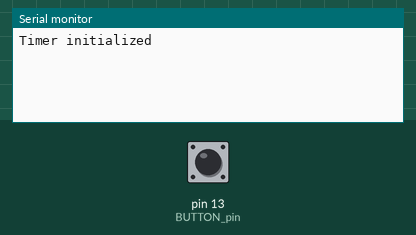
Simulated run of this sketch. Board: Arduino Uno, built with avr-gcc and run on an emulated ATmega328P. On the bench: the last lines printed to the serial monitor. The test bench sets the inputs (shaded band); at power-on: pin 13 (BUTTON_pin) HIGH.

Above: at 1.2 s.
1.3 s: pin 13 (BUTTON_pin) pulled LOW for 0.15 s
At 2.6 s:
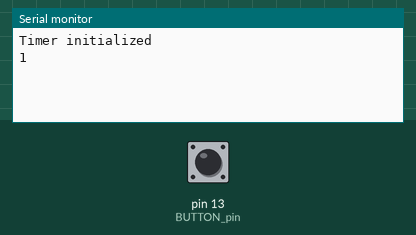
4.4 s: pin 13 (BUTTON_pin) pulled LOW for 3.2 s
At 8.4 s:
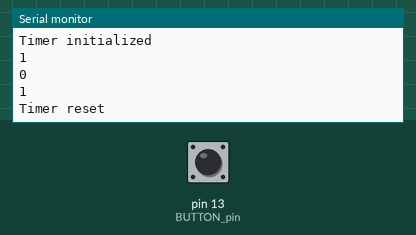

Measured:
- after the input at 1.3 s, the serial monitor: prints a new line at once (image 1)
- after the input at 4.4 s, the serial monitor: prints a new line at once (image 2)

The sketch:

Challenge3Timer.ino
```cpp
//Specify button pin
const int BUTTON_pin = 13;

//create the timer varaible which indicates the seconds that will elapse until reaching 0 when the timer is started
int timer = 0;

//Interval in which the counter variable should be printed
const unsigned long print_Interval = 100;
//
const unsigned decrement_Interval = 1000;
//define how long the button should be pressed before the stopwatch resets
const unsigned long reset_period = 3000;
//define after which period the timer should start
const unsigned long timer_start = 3000;


//create boolean that indicates if the stopwatch is activated
bool is_timing = false;

//Current and previous button state
int button_state;
int last_button_state = HIGH;

//create variable to store previous time for printing and counting
unsigned long counting_time_before;
unsigned long printing_time_before;

//store button press time to detect a long press
unsigned long button_press_time;

//store if the button was pressed to reset the stopwatch
bool press_reset = false;
//boolean to prevent constant printing of the timer value 0
bool reached_zero = false;

//specify time where no button push should be recorded
const unsigned long button_delay = 200;

//track if 0 was printed
bool zero_printed = false;


void setup() {
  //define pin 13 as Input with automatic pullup
  pinMode(BUTTON_pin, INPUT_PULLUP);

  //define baud rate
  Serial.begin(9600);

  //print setup message
  Serial.println("\n");
  Serial.println("Timer initialized");
}

void loop() {

  //check what the state of the input pin is
  button_state = digitalRead(BUTTON_pin);

  unsigned long current_time = millis();

  //catch the push of the button if the last push of the button is sufficiently long ago
  if(button_state == LOW && last_button_state == HIGH && (current_time - button_press_time > button_delay )) {

    //stop timing, increment timer and state that zero is not reached
    is_timing = false;
    timer++;
    Serial.println(timer);

    reached_zero = false;

  //store time of button press
  button_press_time = current_time;

  }

  //if button is pushed fown check if sufficient time has gone by to do a reset
  if(button_state == LOW)
  {

    if(!press_reset && millis() - button_press_time >= reset_period){

    //reset counter, stop counting and print a reset message
    timer = 0;
    is_timing = false;
    Serial.println("Timer reset");


    //set press_reset to true to prevent multiple reset if the button is pushed longer than 3s
    press_reset = true;
    }
  }else {
    //when button is not pressed set press_reset to false
    press_reset = false;
  }

  //if button is not pushed check if sufficient time has gone by to start counting if yes start timing
  if(button_state == HIGH )
  {
    unsigned long start_time_now = millis();

    if(!is_timing && millis()-button_press_time >= timer_start && !reached_zero)
    {
      is_timing = true;

    }

  }

  //if timing is active decrement the timer every second and print every 100ms
  if(is_timing){

    unsigned long counting_time_now= millis();

    if(counting_time_now - counting_time_before >= decrement_Interval && timer != 0){

      //decrement time counter and store update time for comparison
      timer--;
      counting_time_before = counting_time_now;


    }

    unsigned long printing_time_now = millis();

    if(printing_time_now - printing_time_before >= print_Interval && is_timing)
    {
      //print counter every 100ms an store print time for comparison
      Serial.println(timer);
      printing_time_before = printing_time_now;
      if(timer == 0){
        zero_printed = true;
      }
    }
   }
   //prevent the timer costantly printing zero by indicating that the zero has been reached and stop the timing
   if(timer == 0){

      //if zero has not been printed because the decrementing Interval and the printing Interval did not line up print the zero
      if(!zero_printed && is_timing){

        Serial.println(timer);
      }
      is_timing = false;
      reached_zero = true;
      zero_printed = false;

      }
  //store previous button state for next loop
  last_button_state = button_state;

}
```
